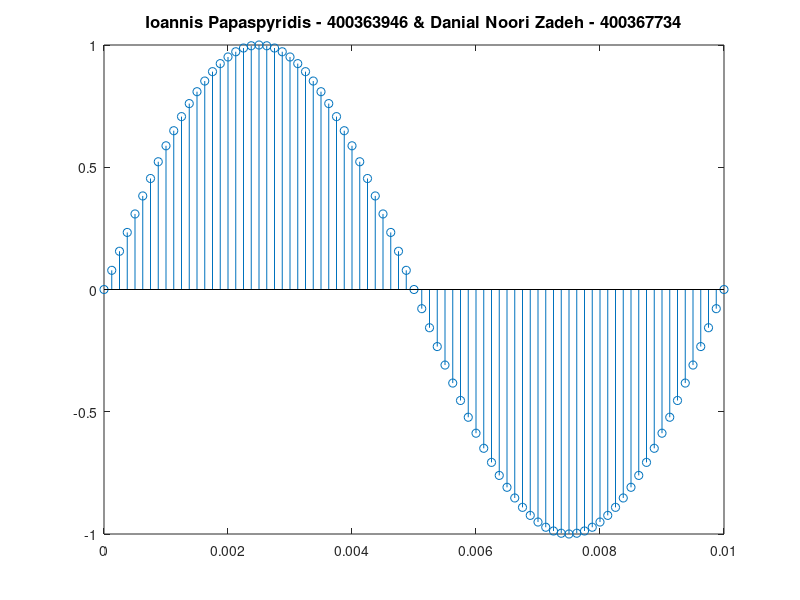

The MATLAB source for this figure:
clear;
%
% Do a plot of a sampled sinusoid with frequency f = 100 Hz
%
f = 100;
%
% Sampling frequency and interval
fs = 8000;
Ts = 1/fs;
%
% Set time duration of plot, i.e., 10 msec.
tfinalplot = 10e-3;
%
% Make the time vector for the plot
nplot=0:Ts:tfinalplot;
%
% Sample the sinusoid.
xnT = sin(2*pi*f*nplot);
%
% Make the plot
stem(nplot, xnT);
title("Ioannis Papaspyridis - 400363946 & Danial Noori Zadeh - 400367734",'FontSize',12);
%
% Uncomment/edit this next line to save the graph.
% exportgraphics(gcf, 'sampled_sine.jpg');
%